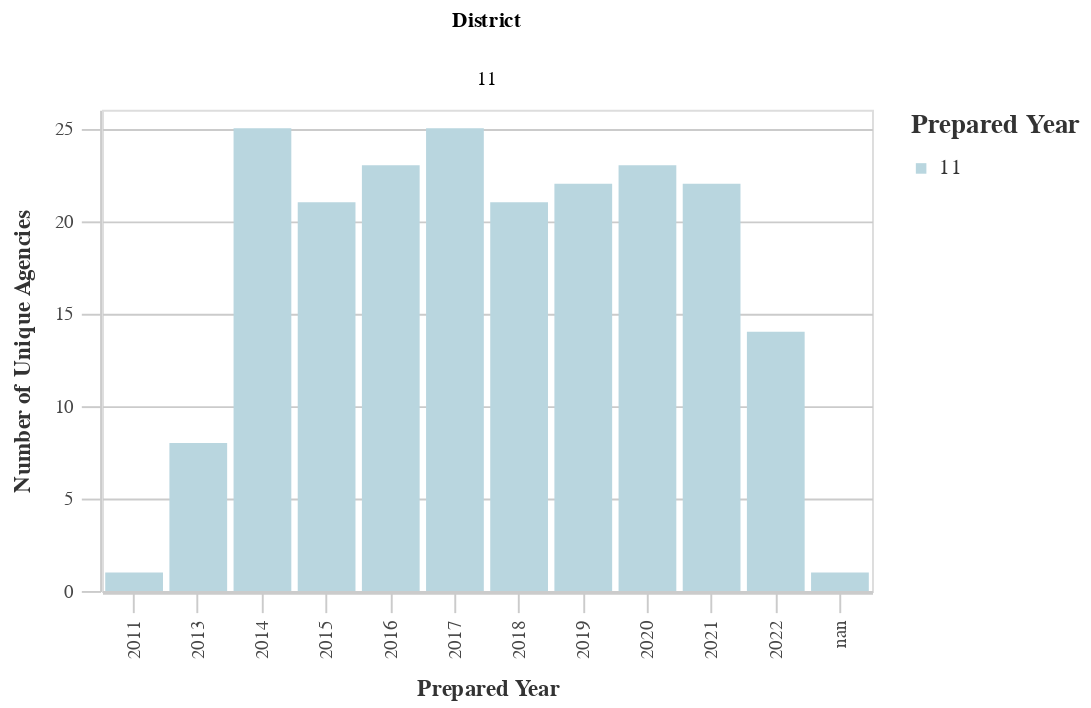

Notebook code for this chart:
### Markdown cell above
### Number of Unique Agencies by District

### Code cell
# Unique Agencies by Dist
dist_years_agency = ((
        df
        >> group_by(_.prepared_y, _.dist)
        >> summarize(n=_.primary_agency_name.nunique())
        >> arrange(-_.prepared_y)
    )
        .rename(columns={'dist':'District', 'n':'Count'})
    )
chart10 = (alt.Chart(dist_years_agency).mark_bar().encode(
        column='District:N',
        x=alt.X('prepared_y:O', title='Prepared Year'),
        y=alt.Y('Count:Q', title='Number of Unique Agencies'),
        color = alt.Color("District:N", 
                              scale=alt.Scale(
                                  range=altair_utils.CALITP_SEQUENTIAL_COLORS),  
                               legend=alt.Legend(title="Prepared Year")
                              )))
                              
chart10 = styleguide.preset_chart_config(chart10)
chart10 = _dla_utils.add_tooltip(chart10, 'prepared_y', 'Count')

display(chart10)

### Figure 1 — Vega-Lite specification as saved in the notebook (floating-point values rounded to 4 significant figures)
{"config": {"view": {"continuousWidth": 400, "continuousHeight": 300}, "axis": {"domainColor": "#cbcbcb", "grid": true, "gridColor": "#cbcbcb", "gridWidth": 1, "labelColor": "#474747", "labelFont": "Nunito Sans", "labelFontSize": 10, "labelPadding": 4, "tickColor": "#cbcbcb", "tickSize": 10, "titleColor": "#333", "titleFont": "Raleway", "titleFontSize": 12, "titlePadding": 10}, "axisBand": {"grid": false}, "background": "white", "font": "Raleway", "header": {"labelFont": "Nunito Sans", "titleFont": "Raleway"}, "legend": {"labelColor": "#333", "labelFont": "Nunito Sans", "labelFontSize": 11, "labelLimit": 0, "padding": 1, "symbolSize": 30, "symbolType": "square", "titleColor": "#333", "titleFont": "Raleway", "titleFontSize": 14, "titlePadding": 10}, "title": {"anchor": "middle", "font": "Raleway", "fontSize": 18, "fontWeight": 300, "offset": 20}}, "data": {"name": "data-82efe29cc02b641043d8da26b723d293"}, "mark": "bar", "encoding": {"color": {"field": "District", "legend": {"title": "Prepared Year"}, "scale": {"range": ["#B9D6DF", "#8CBCCB", "#2EA8CE", "#136C97", "#0B405B"]}, "type": "nominal"}, "column": {"field": "District", "type": "nominal"}, "tooltip": [{"field": "prepared_y", "title": "Year", "type": "nominal"}, {"field": "Count", "title": "Count", "type": "quantitative"}], "x": {"field": "prepared_y", "title": "Prepared Year", "type": "ordinal"}, "y": {"field": "Count", "title": "Number of Unique Agencies", "type": "quantitative"}}, "height": 250, "width": 400, "$schema": "https://vega.github.io/schema/vega-lite/v4.17.0.json", "datasets": {"data-82efe29cc02b641043d8da26b723d293": [{"prepared_y": "nan", "District": 11, "Count": 1}, {"prepared_y": "2022", "District": 11, "Count": 14}, {"prepared_y": "2021", "District": 11, "Count": 22}, {"prepared_y": "2020", "District": 11, "Count": 23}, {"prepared_y": "2019", "District": 11, "Count": 22}, {"prepared_y": "2018", "District": 11, "Count": 21}, {"prepared_y": "2017", "District": 11, "Count": 25}, {"prepared_y": "2016", "District": 11, "Count": 23}, {"prepared_y": "2015", "District": 11, "Count": 21}, {"prepared_y": "2014", "District": 11, "Count": 25}, {"prepared_y": "2013", "District": 11, "Count": 8}, {"prepared_y": "2011", "District": 11, "Count": 1}]}}
